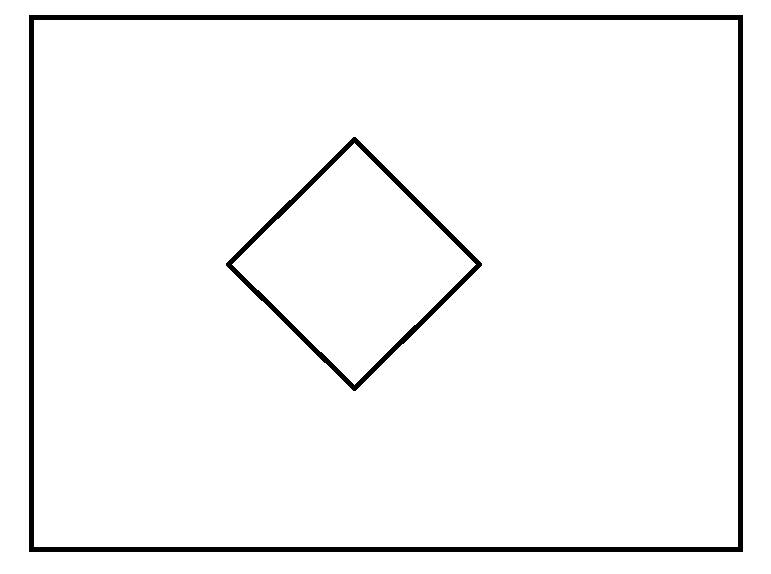
#> input picture test01.jpg, 771 x 574 px
$ jupyter execute 1.ipynb
#> lines starting #> are read from the running program, lines starting #| are printed output that depends on the picture; after the words box and inside, x2 and y2 are one past the last pixel; in counts of white or black regions, pixels touching at a corner belong together
[cell 1]
import numpy as np
import cv2 as cv
import matplotlib.pyplot as plt

[cell 2]
img = cv.imread("test01.jpg")
#> img is the input picture: shape (574, 771, 3); min 0, max 255, mean 245.8

[cell 3]
plt.imshow(img[:,:,::-1])

[cell 4]
gray = cv.cvtColor(img,cv.COLOR_BGR2GRAY)
ret ,thresh = cv.threshold(gray,120,255,cv.THRESH_BINARY)
#> thresh: shape (574, 771); 96.4% white; 2 black regions

plt.imshow(thresh,cmap=plt.cm.gray)

[cell 5]
contours,hierarchy =cv.findContours(thresh,cv.RETR_TREE,cv.CHAIN_APPROX_NONE)
#> contours = 5 contours; box (x1, y1, x2, y2) and area: (0, 0, 771, 574) 441210, (28, 14, 744, 553) 384668, (34, 20, 738, 547) 369778, (225, 136, 483, 392) 33302, (232, 143, 476, 385) 29258
draw_img = img.copy()
res = cv.drawContours(draw_img,contours,4,(255,0,0),1)
plt.figure(figsize=(10,10))
plt.imshow(res[:,:,::-1])
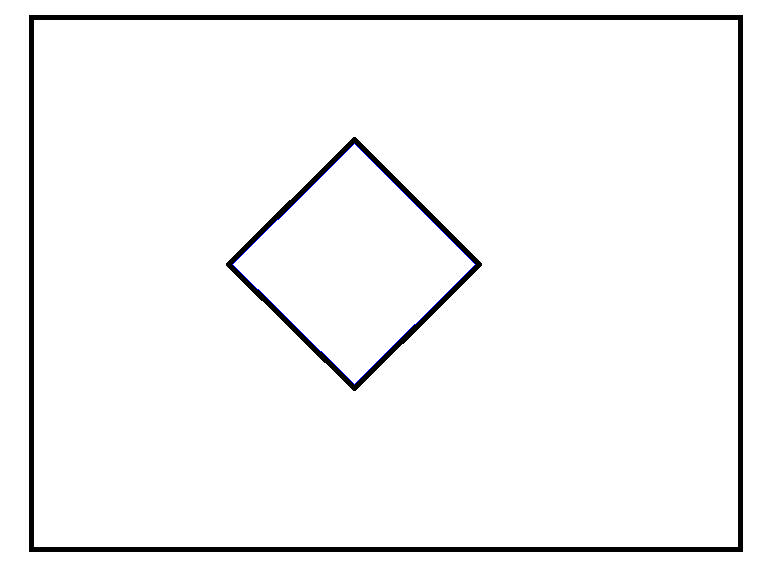
#> shown: shape (574, 771, 3); mean R, G, B 245.5, 245.5, 245.8

[cell 6]
# dst = cv.cornerHarris(gray,2,5,0.04)

[cell 7]
# img[dst>0.001*dst.max()]=[0,0,255]

[cell 8]
# plt.imshow(img[:,:,::-1])

[cell 9]
coners = cv.goodFeaturesToTrack(gray,4,0.02,2)
#> coners = [[232, 264], [474, 264], [29, 15], [354, 384]]

[cell 10]
coners = np.intp(coners)

[cell 11]
for i in coners:
    x,y= i.ravel()
    cv.circle(img,(x,y),2,(0,0,255),-1)
#> this loop made 4 passes
#> img: shape (574, 771, 3); 0.01% of pixels changed, all inside (x1, y1, x2, y2) = (27, 13, 477, 387)

[cell 12]
plt.figure(figsize=(10,10))
plt.imshow(img[:,:,::-1])


$ run again, with chess.jpg copied over test01.jpg
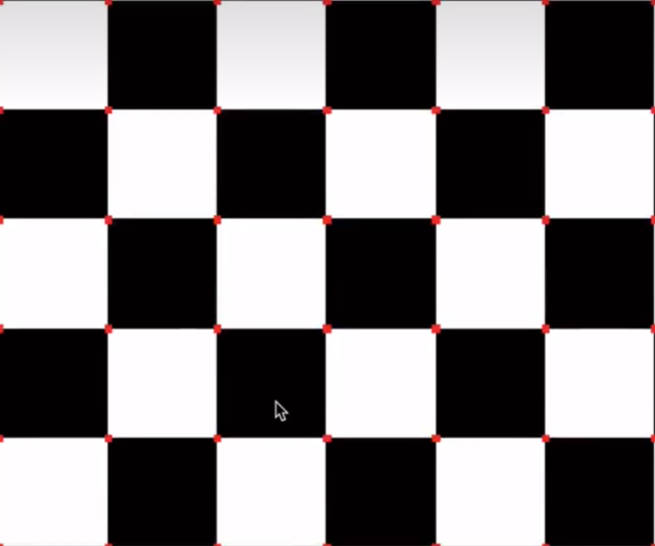
#> input picture chess.jpg, 655 x 546 px
#> img is the input picture: shape (546, 655, 3); mean B, G, R 125.8, 124.4, 127.2
#> `ret ,thresh = cv.threshold(gray,120,255,cv.THRESH_BINARY)`:
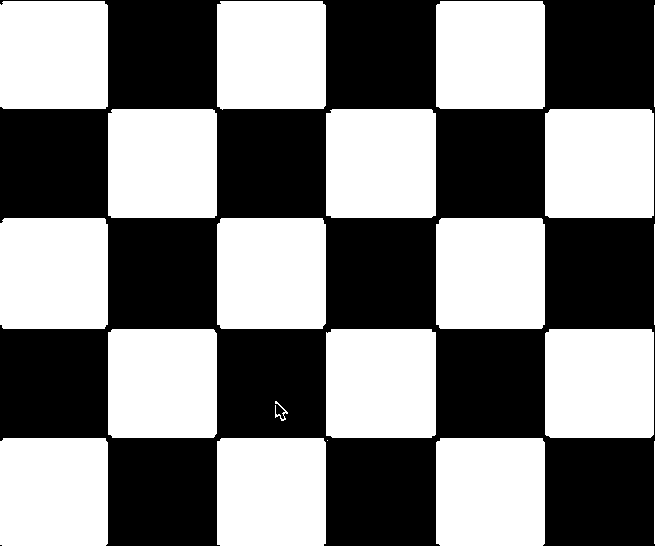
#> thresh: shape (546, 655); 49.8% white; 20 white regions (1 under 20 px)
#> contours = 20 contours, 4 with area under 20; largest, box (x1, y1, x2, y2) and area: (217, 218, 326, 329) 11829, (436, 218, 545, 329) 11828, (0, 218, 108, 329) 11728, (326, 329, 436, 438) 11727, (326, 109, 436, 218) 11725
#> `[cell 5] contours,hierarchy =cv.findContours(thresh,cv.RETR_TREE,cv.CH..`:
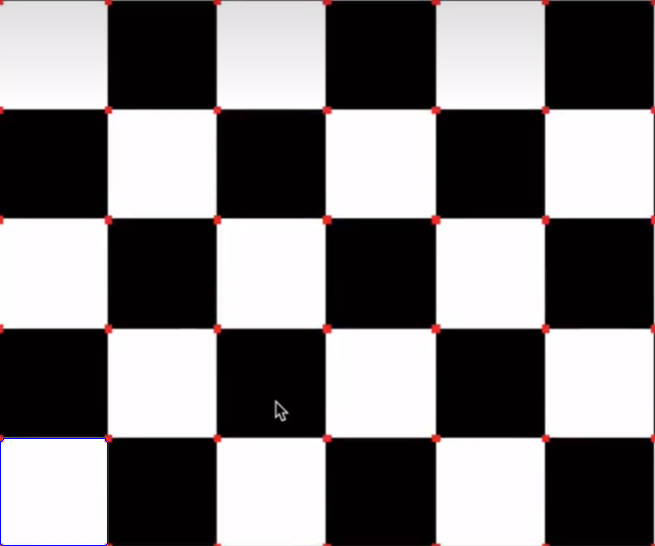
#> shown: shape (546, 655, 3); mean R, G, B 126.9, 124.2, 125.9
#> coners = [[275, 417], [275, 401], [278, 417], [287, 412]]
#> the loop `for i in coners:` made 4 passes
